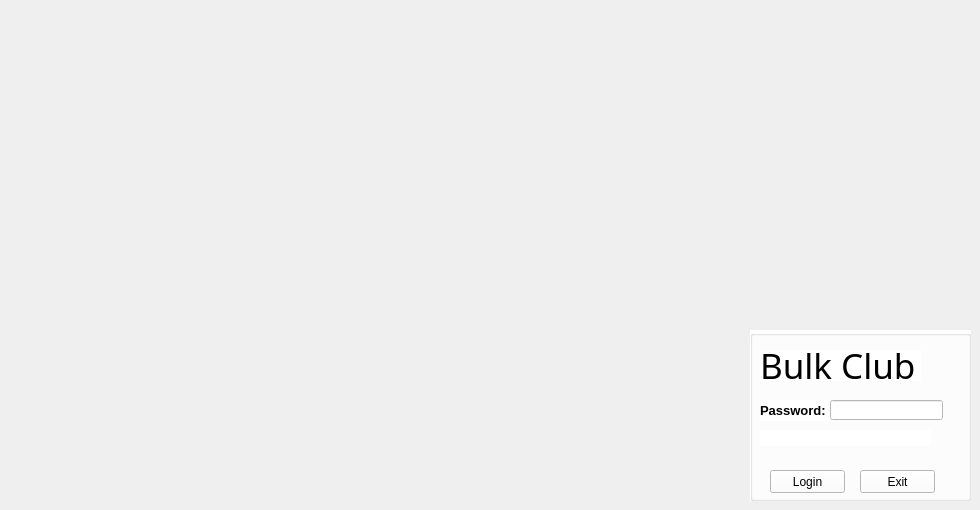
    <widget class="QWidget" name="page">
     <property name="styleSheet">
      <string notr="true">background-image: url(:/photos/photos/bulkclub.jpeg);</string>
     </property>
     <widget class="QGroupBox" name="groupBox">
      <property name="enabled">
       <bool>true</bool>
      </property>
      <property name="geometry">
       <rect>
        <x>750</x>
        <y>330</y>
        <width>221</width>
        <height>171</height>
       </rect>
      </property>
      <property name="styleSheet">
       <string notr="true">background:rgba(255,255,255,.2);
background-color: rgb(255, 255, 255);</string>
      </property>
      <property name="title">
       <string/>
      </property>
      <widget class="QLabel" name="label">
       <property name="geometry">
        <rect>
         <x>10</x>
         <y>70</y>
         <width>71</width>
         <height>21</height>
        </rect>
       </property>
       <property name="font">
        <font>
         <pointsize>10</pointsize>
         <weight>75</weight>
         <bold>true</bold>
        </font>
       </property>
       <property name="text">
        <string>Password:</string>
       </property>
      </widget>
      <widget class="QLineEdit" name="lineEdit">
       <property name="geometry">
        <rect>
         <x>80</x>
         <y>70</y>
         <width>113</width>
         <height>20</height>
        </rect>
       </property>
       <property name="echoMode">
        <enum>QLineEdit::Password</enum>
       </property>
      </widget>
      <widget class="QPushButton" name="pushButton">
       <property name="geometry">
        <rect>
         <x>20</x>
         <y>140</y>
         <width>75</width>
         <height>23</height>
        </rect>
       </property>
       <property name="text">
        <string>Login</string>
       </property>
      </widget>
      <widget class="QPushButton" name="pushButton_2">
       <property name="geometry">
        <rect>
         <x>110</x>
         <y>140</y>
         <width>75</width>
         <height>23</height>
        </rect>
       </property>
       <property name="text">
        <string>Exit</string>
       </property>
      </widget>
      <widget class="QLabel" name="label_2">
       <property name="geometry">
        <rect>
         <x>10</x>
         <y>20</y>
         <width>161</width>
         <height>31</height>
        </rect>
       </property>
       <property name="font">
        <font>
         <family>Mongolian Baiti</family>
         <pointsize>26</pointsize>
         <weight>50</weight>
         <bold>false</bold>
         <underline>false</underline>
        </font>
       </property>
       <property name="text">
        <string>Bulk Club</string>
       </property>
      </widget>
      <widget class="QLabel" name="label_4">
       <property name="geometry">
        <rect>
         <x>10</x>
         <y>100</y>
         <width>171</width>
         <height>16</height>
        </rect>
       </property>
       <property name="font">
        <font>
         <pointsize>10</pointsize>
        </font>
       </property>
       <property name="styleSheet">
        <string notr="true">color: rgb(170, 0, 0);</string>
       </property>
       <property name="text">
        <string/>
       </property>
      </widget>
     </widget>
    </widget>
